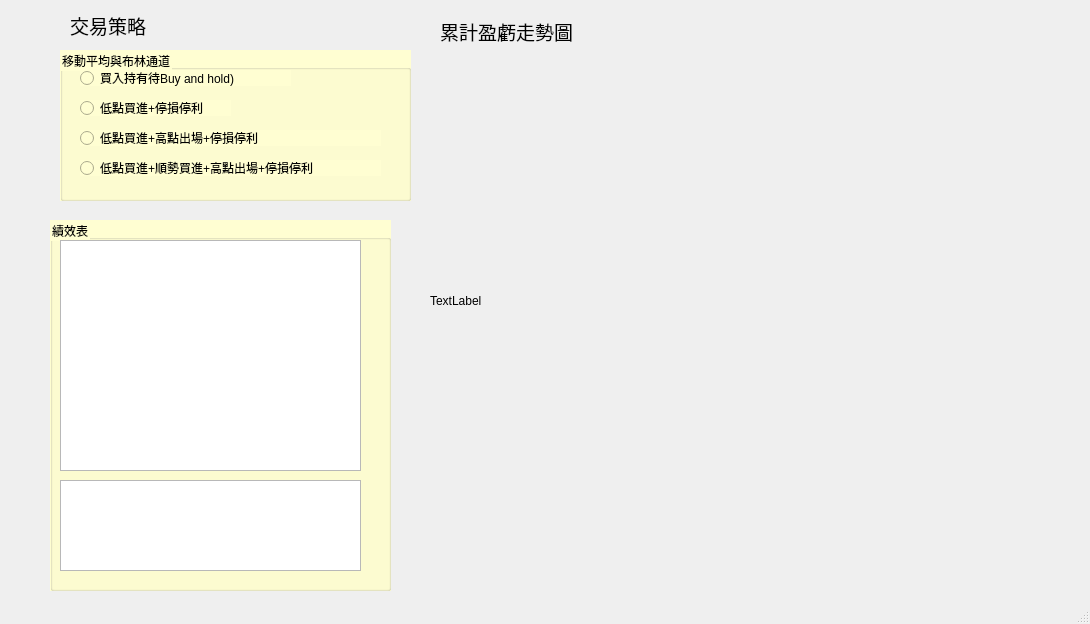
<?xml version="1.0" encoding="UTF-8"?>
<ui version="4.0">
 <class>MainWindow</class>
 <widget class="QMainWindow" name="MainWindow">
  <property name="geometry">
   <rect>
    <x>0</x>
    <y>0</y>
    <width>1090</width>
    <height>624</height>
   </rect>
  </property>
  <property name="windowTitle">
   <string>程式交易實作</string>
  </property>
  <property name="styleSheet">
   <string notr="true"/>
  </property>
  <widget class="QWidget" name="centralwidget">
   <property name="styleSheet">
    <string notr="true">border-color: rgb(185, 255, 253);</string>
   </property>
   <widget class="QGroupBox" name="groupBox">
    <property name="geometry">
     <rect>
      <x>60</x>
      <y>50</y>
      <width>351</width>
      <height>151</height>
     </rect>
    </property>
    <property name="styleSheet">
     <string notr="true">background-color: rgb(255, 254, 210);</string>
    </property>
    <property name="title">
     <string>移動平均與布林通道</string>
    </property>
    <widget class="QRadioButton" name="radioButton">
     <property name="geometry">
      <rect>
       <x>20</x>
       <y>20</y>
       <width>211</width>
       <height>16</height>
      </rect>
     </property>
     <property name="text">
      <string>買入持有待Buy and hold)</string>
     </property>
    </widget>
    <widget class="QRadioButton" name="radioButton_2">
     <property name="geometry">
      <rect>
       <x>20</x>
       <y>50</y>
       <width>151</width>
       <height>16</height>
      </rect>
     </property>
     <property name="text">
      <string>低點買進+停損停利</string>
     </property>
    </widget>
    <widget class="QRadioButton" name="radioButton_3">
     <property name="geometry">
      <rect>
       <x>20</x>
       <y>80</y>
       <width>301</width>
       <height>16</height>
      </rect>
     </property>
     <property name="text">
      <string>低點買進+高點出場+停損停利</string>
     </property>
    </widget>
    <widget class="QRadioButton" name="radioButton_4">
     <property name="geometry">
      <rect>
       <x>20</x>
       <y>110</y>
       <width>301</width>
       <height>16</height>
      </rect>
     </property>
     <property name="text">
      <string>低點買進+順勢買進+高點出場+停損停利</string>
     </property>
    </widget>
   </widget>
   <widget class="QLabel" name="label">
    <property name="geometry">
     <rect>
      <x>70</x>
      <y>10</y>
      <width>121</width>
      <height>31</height>
     </rect>
    </property>
    <property name="font">
     <font>
      <family>微軟正黑體</family>
      <pointsize>14</pointsize>
     </font>
    </property>
    <property name="text">
     <string>交易策略</string>
    </property>
   </widget>
   <widget class="QTableWidget" name="tableWidget">
    <property name="geometry">
     <rect>
      <x>60</x>
      <y>240</y>
      <width>301</width>
      <height>231</height>
     </rect>
    </property>
    <property name="styleSheet">
     <string notr="true"/>
    </property>
   </widget>
   <widget class="QLabel" name="label_2">
    <property name="geometry">
     <rect>
      <x>430</x>
      <y>110</y>
      <width>441</width>
      <height>381</height>
     </rect>
    </property>
    <property name="text">
     <string>TextLabel</string>
    </property>
    <property name="scaledContents">
     <bool>false</bool>
    </property>
   </widget>
   <widget class="QLabel" name="label_3">
    <property name="geometry">
     <rect>
      <x>440</x>
      <y>11</y>
      <width>201</width>
      <height>41</height>
     </rect>
    </property>
    <property name="font">
     <font>
      <family>微軟正黑體</family>
      <pointsize>14</pointsize>
     </font>
    </property>
    <property name="text">
     <string>累計盈虧走勢圖</string>
    </property>
   </widget>
   <widget class="QTableWidget" name="tableWidget_2">
    <property name="geometry">
     <rect>
      <x>60</x>
      <y>480</y>
      <width>301</width>
      <height>91</height>
     </rect>
    </property>
   </widget>
   <widget class="QGroupBox" name="groupBox_2">
    <property name="geometry">
     <rect>
      <x>50</x>
      <y>220</y>
      <width>341</width>
      <height>371</height>
     </rect>
    </property>
    <property name="styleSheet">
     <string notr="true">background-color: rgb(255, 254, 210);</string>
    </property>
    <property name="title">
     <string>績效表</string>
    </property>
   </widget>
   <zorder>groupBox_2</zorder>
   <zorder>groupBox</zorder>
   <zorder>label</zorder>
   <zorder>tableWidget</zorder>
   <zorder>label_2</zorder>
   <zorder>label_3</zorder>
   <zorder>tableWidget_2</zorder>
  </widget>
  <widget class="QMenuBar" name="menubar">
   <property name="geometry">
    <rect>
     <x>0</x>
     <y>0</y>
     <width>1090</width>
     <height>25</height>
    </rect>
   </property>
  </widget>
  <widget class="QStatusBar" name="statusbar"/>
 </widget>
 <resources/>
 <connections/>
</ui>
